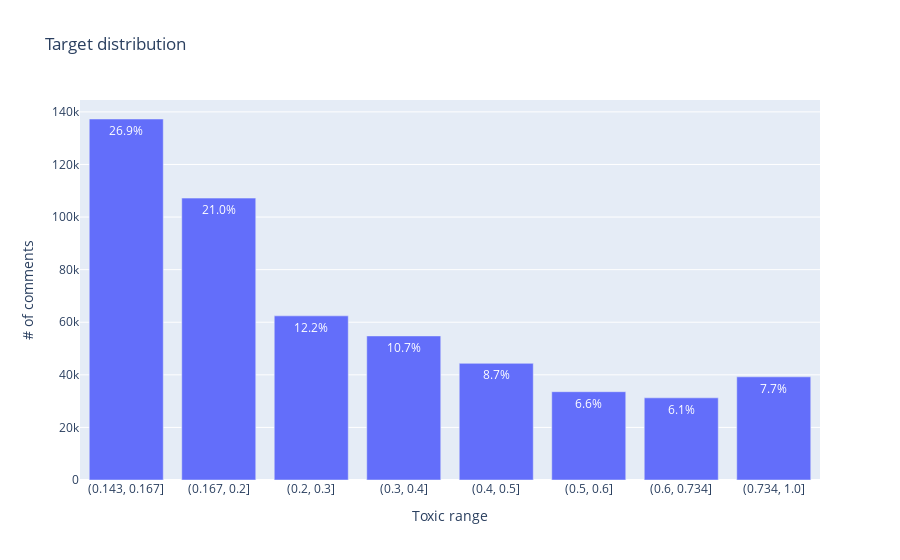
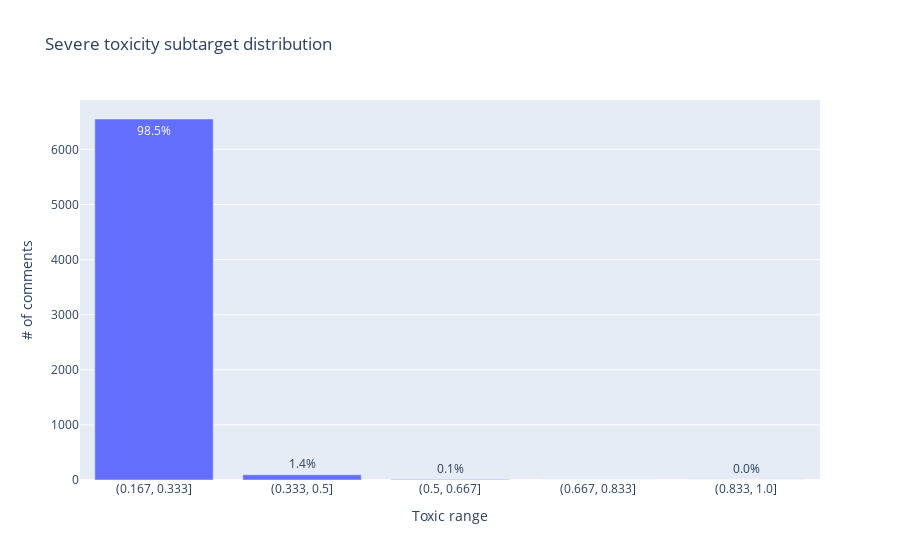
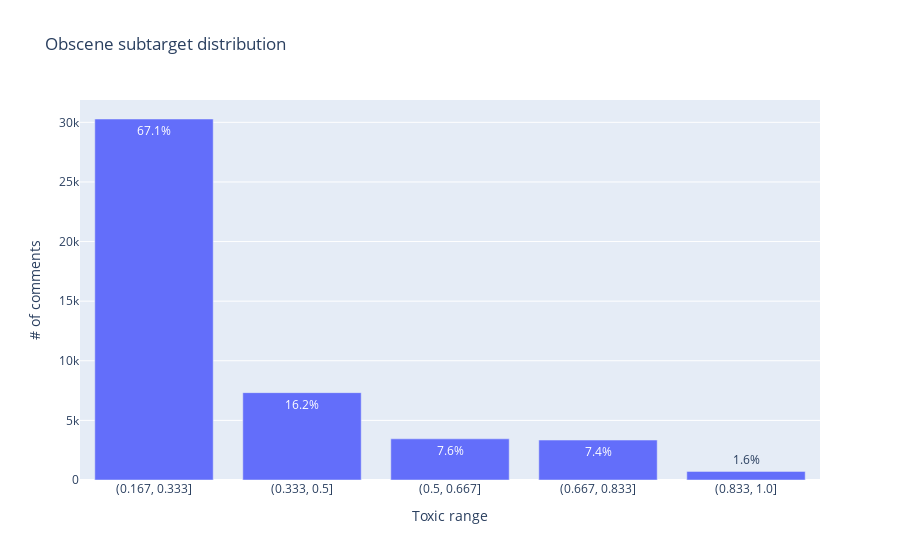
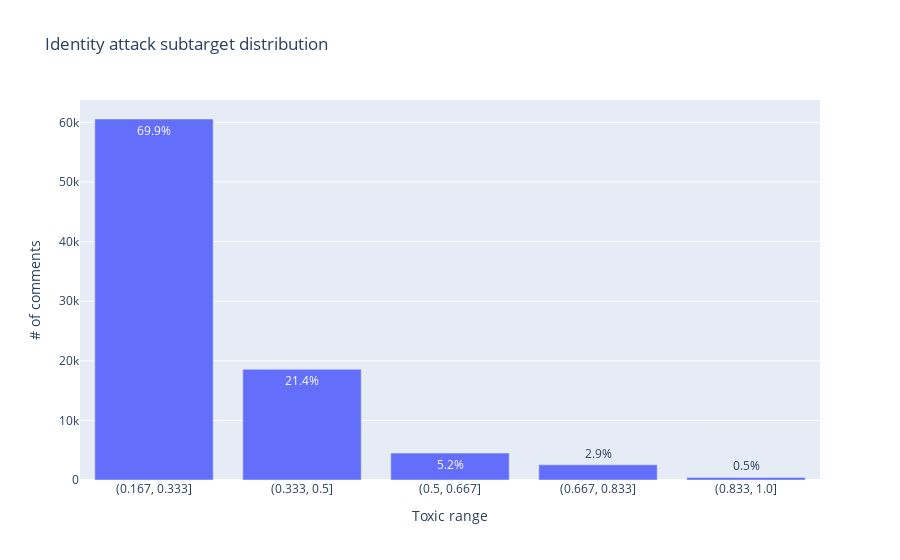

Notebook source saved alongside these figures, in order:
### Markdown cell above
Quantity of comments with weak and strong subtargets:
* number of comments with weak subtargets (can be enchanced with weights):  1203
* number of comments with strong subtargets (comments with more than 1.01 sum value):  32871
* The weak subtargets aren't many, it is much more strong ones, which are more than 1 in total.

### Code cell
def plot(subtarget_list: list,subtarget_names: str,use_equal: bool):
    """Barplot which groups values of each toxic data type. 
    
    The function creates multiple barplots, shows absolute and relative (in %) quantity of 
    comments and their values. Target series is shown in qcut to understand thresholds of each bar,
    all other subtargets uses cut command (because qcut didn't work well).
    
    Parameters
    ----------
    subtarget_list: change data series
    subtarget_names: change plot title
    use_equal: switch qcut and cut commands
    
    Returns
    -------
    Threshold plots by each column.
    
    """
    if use_equal:
        x=pd.qcut(df['target'],45,duplicates='drop')
    else:
        x=pd.cut(df[subtarget_list],6,duplicates='drop')
    x=x.value_counts(sort=0)
    prc=(x[1:]/(x[1:].sum())*100).round(1).astype(str)+'%'
    fig = px.bar(x=x.index[1:].astype('str'),y=x.values[1:], \
                 text=prc, title=subtarget_names, \
                 labels={"y": "# of comments","x":"Toxic range","text":"Part"})
    fig.show()
subtarget_list=['target','severe_toxicity','obscene','identity_attack','insult','threat']
subtarget_names=['Target distribution','Severe toxicity subtarget distribution','Obscene subtarget distribution',
                 'Identity attack subtarget distribution','Insult subtarget distribution','Threat subtarget distribution']
use_equal=[True,False,False,False,False,False]
for i in range(5):
    plot(subtarget_list[i],subtarget_names[i],use_equal[i])

### Figure 1 — Plotly figure (JSON) as saved in the notebook; plotly's stock layout.template omitted (floating-point values rounded to 4 significant figures)
{"data": [{"alignmentgroup": "True", "hovertemplate": "Toxic range=%{x}<br># of comments=%{y}<br>Part=%{text}<extra></extra>", "legendgroup": "", "marker": {"color": "#636efa", "pattern": {"shape": ""}}, "name": "", "offsetgroup": "", "orientation": "v", "showlegend": false, "text": ["26.9%", "21.0%", "12.2%", "10.7%", "8.7%", "6.6%", "6.1%", "7.7%"], "textposition": "auto", "type": "bar", "x": ["(0.143, 0.167]", "(0.167, 0.2]", "(0.2, 0.3]", "(0.3, 0.4]", "(0.4, 0.5]", "(0.5, 0.6]", "(0.6, 0.734]", "(0.734, 1.0]"], "xaxis": "x", "y": [137298, 107209, 62422, 54794, 44363, 33585, 31250, 39237], "yaxis": "y"}], "layout": {"barmode": "relative", "legend": {"tracegroupgap": 0}, "title": {"text": "Target distribution"}, "xaxis": {"anchor": "y", "domain": [0, 1], "title": {"text": "Toxic range"}}, "yaxis": {"anchor": "x", "domain": [0, 1], "title": {"text": "# of comments"}}}}

### Figure 2 — Plotly figure (JSON) as saved in the notebook; plotly's stock layout.template omitted (floating-point values rounded to 4 significant figures)
{"data": [{"alignmentgroup": "True", "hovertemplate": "Toxic range=%{x}<br># of comments=%{y}<br>Part=%{text}<extra></extra>", "legendgroup": "", "marker": {"color": "#636efa", "pattern": {"shape": ""}}, "name": "", "offsetgroup": "", "orientation": "v", "showlegend": false, "text": ["98.5%", "1.4%", "0.1%", "0.0%", "0.0%"], "textposition": "auto", "type": "bar", "x": ["(0.167, 0.333]", "(0.333, 0.5]", "(0.5, 0.667]", "(0.667, 0.833]", "(0.833, 1.0]"], "xaxis": "x", "y": [6552, 95, 7, 0, 1], "yaxis": "y"}], "layout": {"barmode": "relative", "legend": {"tracegroupgap": 0}, "title": {"text": "Severe toxicity subtarget distribution"}, "xaxis": {"anchor": "y", "domain": [0, 1], "title": {"text": "Toxic range"}}, "yaxis": {"anchor": "x", "domain": [0, 1], "title": {"text": "# of comments"}}}}

### Figure 3 — Plotly figure (JSON) as saved in the notebook; plotly's stock layout.template omitted (floating-point values rounded to 4 significant figures)
{"data": [{"alignmentgroup": "True", "hovertemplate": "Toxic range=%{x}<br># of comments=%{y}<br>Part=%{text}<extra></extra>", "legendgroup": "", "marker": {"color": "#636efa", "pattern": {"shape": ""}}, "name": "", "offsetgroup": "", "orientation": "v", "showlegend": false, "text": ["67.1%", "16.2%", "7.6%", "7.4%", "1.6%"], "textposition": "auto", "type": "bar", "x": ["(0.167, 0.333]", "(0.333, 0.5]", "(0.5, 0.667]", "(0.667, 0.833]", "(0.833, 1.0]"], "xaxis": "x", "y": [30279, 7328, 3452, 3350, 723], "yaxis": "y"}], "layout": {"barmode": "relative", "legend": {"tracegroupgap": 0}, "title": {"text": "Obscene subtarget distribution"}, "xaxis": {"anchor": "y", "domain": [0, 1], "title": {"text": "Toxic range"}}, "yaxis": {"anchor": "x", "domain": [0, 1], "title": {"text": "# of comments"}}}}

### Figure 4 — Plotly figure (JSON) as saved in the notebook; plotly's stock layout.template omitted (floating-point values rounded to 4 significant figures)
{"data": [{"alignmentgroup": "True", "hovertemplate": "Toxic range=%{x}<br># of comments=%{y}<br>Part=%{text}<extra></extra>", "legendgroup": "", "marker": {"color": "#636efa", "pattern": {"shape": ""}}, "name": "", "offsetgroup": "", "orientation": "v", "showlegend": false, "text": ["69.9%", "21.4%", "5.2%", "2.9%", "0.5%"], "textposition": "auto", "type": "bar", "x": ["(0.167, 0.333]", "(0.333, 0.5]", "(0.5, 0.667]", "(0.667, 0.833]", "(0.833, 1.0]"], "xaxis": "x", "y": [60575, 18572, 4510, 2544, 431], "yaxis": "y"}], "layout": {"barmode": "relative", "legend": {"tracegroupgap": 0}, "title": {"text": "Identity attack subtarget distribution"}, "xaxis": {"anchor": "y", "domain": [0, 1], "title": {"text": "Toxic range"}}, "yaxis": {"anchor": "x", "domain": [0, 1], "title": {"text": "# of comments"}}}}
